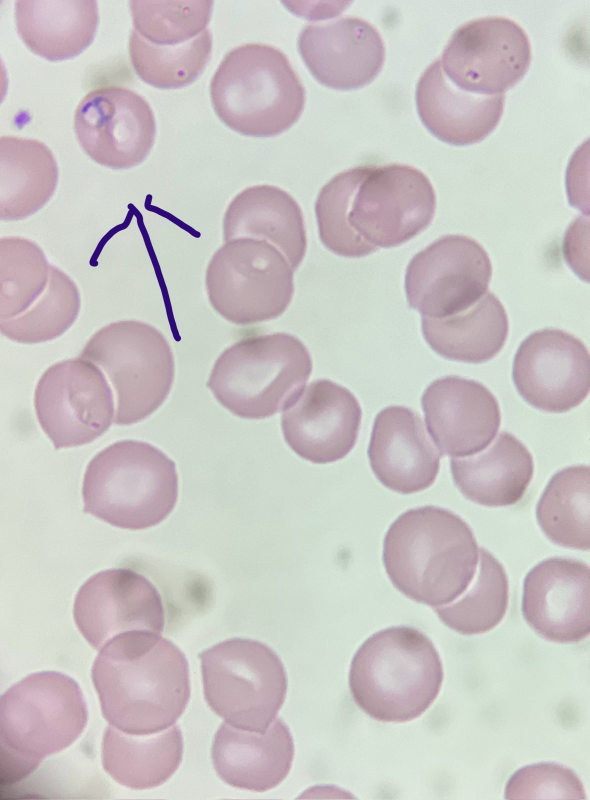
#> input picture slides/01.jpg, 1179 x 1600 px, given in place of ., which was not available (shown at 1/2 size)
$ python -i add_slides.py   (imports and definitions only)
#> lines starting #> are read from the running program, lines starting #| are printed output that depends on the picture; pictures that were not available may be replaced by others from this repository, and a replacement may not be noted
#!/usr/bin/env python3
"""Add pictures to the Page ONE slideshow.
Usage: python3 -I tools/add_slides.py <image> [<image> ...]
Each picture is re-saved as a fresh JPEG (max 1600 px, quality 84) with NO metadata:
EXIF, GPS location, camera, dates, XMP and colour profiles are all dropped. Duplicates of
pictures already in the slideshow are skipped. New entries are appended to slides.json with
an empty caption; fill captions in slides.json ("c")."""
import json, os, sys
from PIL import Image, ImageOps

ROOT = os.path.dirname(os.path.dirname(os.path.abspath(__file__)))
JS = os.path.join(ROOT, "slides.json")


def ahash(im, n=16):
    g = im.convert("L").resize((n, n))
    px = list(g.getdata()); m = sum(px) / len(px)
    return "".join("1" if p > m else "0" for p in px)


def main(paths):
#> called with paths = '../slides/01.jpg'
    slides = json.load(open(JS)) if os.path.exists(JS) else []
    hashes = [ahash(Image.open(os.path.join(ROOT, s["f"]))) for s in slides]
    nxt = max([int(os.path.basename(s["f"])[:2]) for s in slides] or [0]) + 1
    for p in paths:
        im = ImageOps.exif_transpose(Image.open(p)).convert("RGB")
#> im is the input picture: PIL image 1179x1600 RGB; mean R, G, B 201.7, 197.7, 196.5
        im.thumbnail((1600, 1600), Image.LANCZOS)
        h = ahash(im)
#> in ahash, `g = im.convert("L").resize((n, n))`:
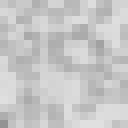
#> g: PIL image 16x16 L (shown 8 times larger); min 147, max 224, mean 198.7
#> in ahash, `px = list(g.getdata())`: px = 256 values, max 224 at index 250, min 147 at index 240, mean 198.7
#> in ahash, `m = sum(px) / len(px)`: m = 198.7
        if any(sum(a != b for a, b in zip(h, o)) < 12 for o in hashes):
            print("skip (already in slideshow):", p); continue
        clean = Image.new("RGB", im.size); clean.paste(im)
#> after `clean = Image.new('RGB', im.size)`: clean: PIL image 1179x1600 RGB; every value is 0
        fn = "slides/%02d.jpg" % nxt
        clean.save(os.path.join(ROOT, fn), "JPEG", quality=84, optimize=True, progressive=True)
        b = open(os.path.join(ROOT, fn), "rb").read()
        assert b"Exif" not in b and b"GPS" not in b, fn
        slides.append({"f": fn, "w": clean.size[0], "h": clean.size[1], "c": ""})
        hashes.append(h); nxt += 1
        print("added", fn, clean.size)
#| added slides/01.jpg (1179, 1600)
#> pass 3 of the loop in main, `for p in paths:`:
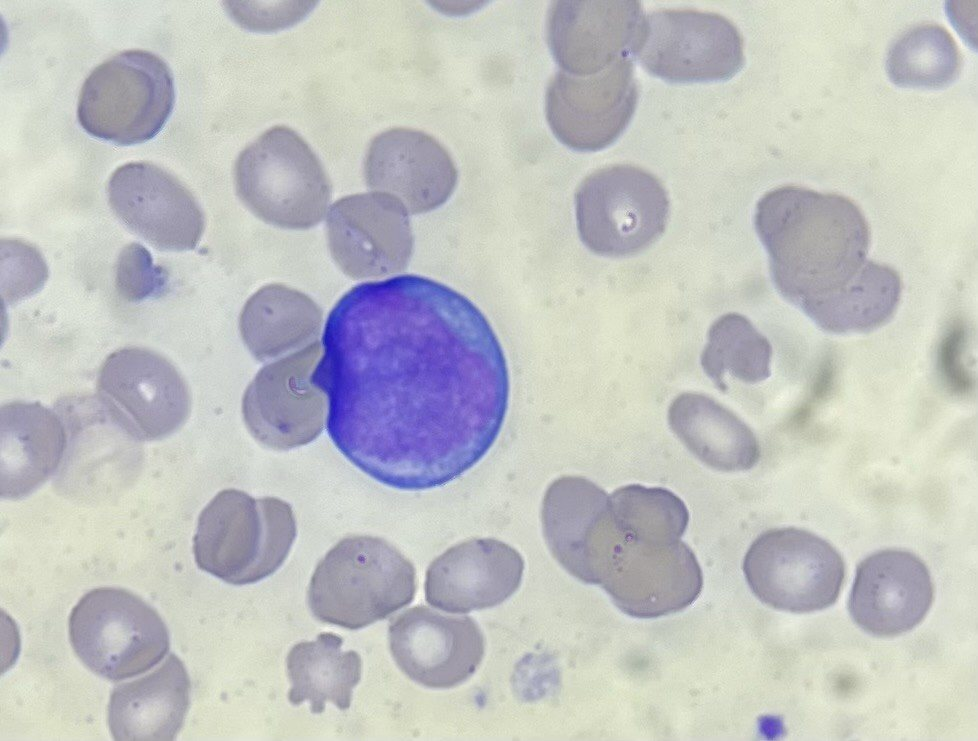
#> input picture slides/02.jpg, 978 x 741 px, given in place of , which was not available
#> in main, im is the input picture: PIL image 978x741 RGB; mean R, G, B 193.5, 195.1, 194.6
#> in ahash (call 3), `g = im.convert("L").resize((n, n))`:
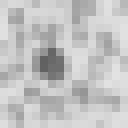
#> g: PIL image 16x16 L (shown 8 times larger); min 97, max 226, mean 194.6
#> px = 256 values, max 226 at index 158, min 97 at index 117, mean 194.6
#> m = 194.6
#> clean: PIL image 978x741 RGB; every value is 0
#| added slides/02.jpg (978, 741)
#> the loop made 5 passes; the first 3 are shown
    json.dump(slides, open(JS, "w"), indent=1, ensure_ascii=False)


# [2 lines not run here, left out]

#> (the run stopped early here; a loop or call above may not have finished)
